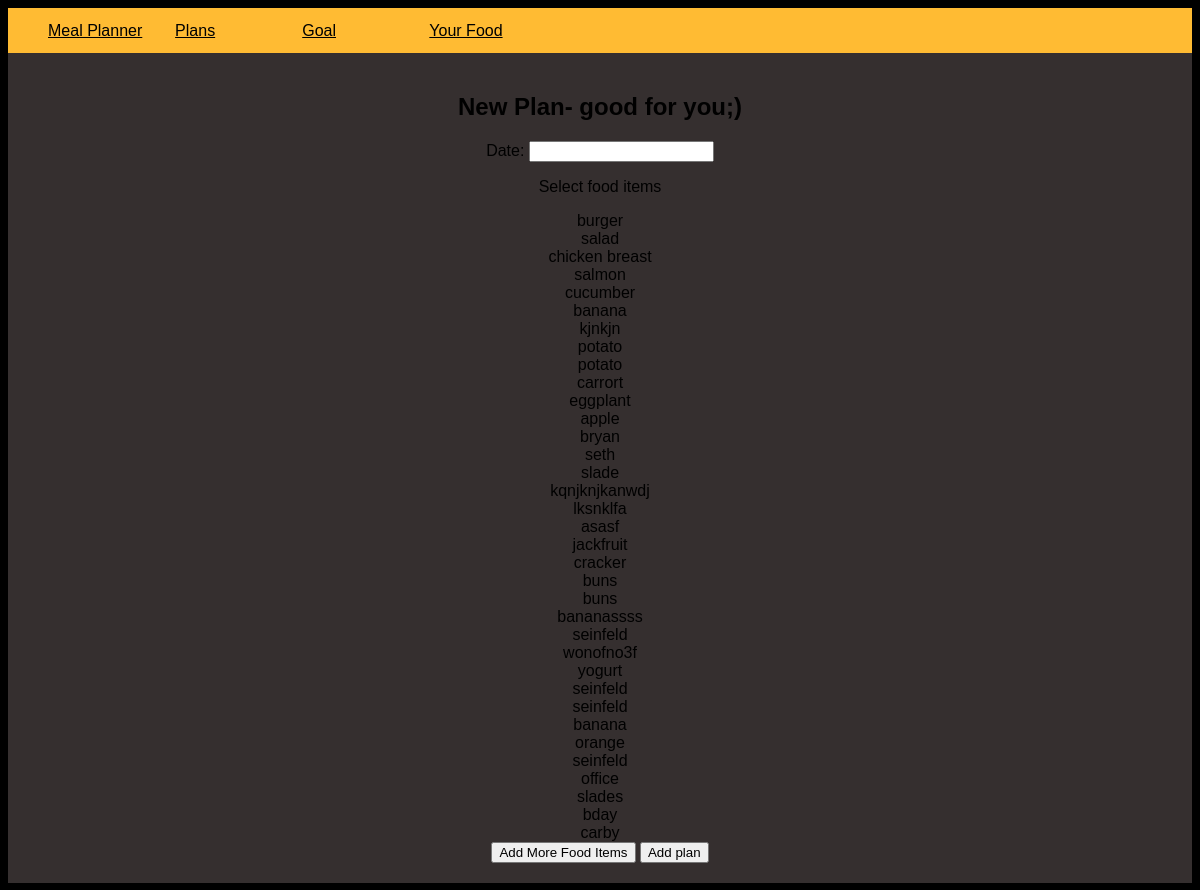
The app's page /new_plan/, older data.
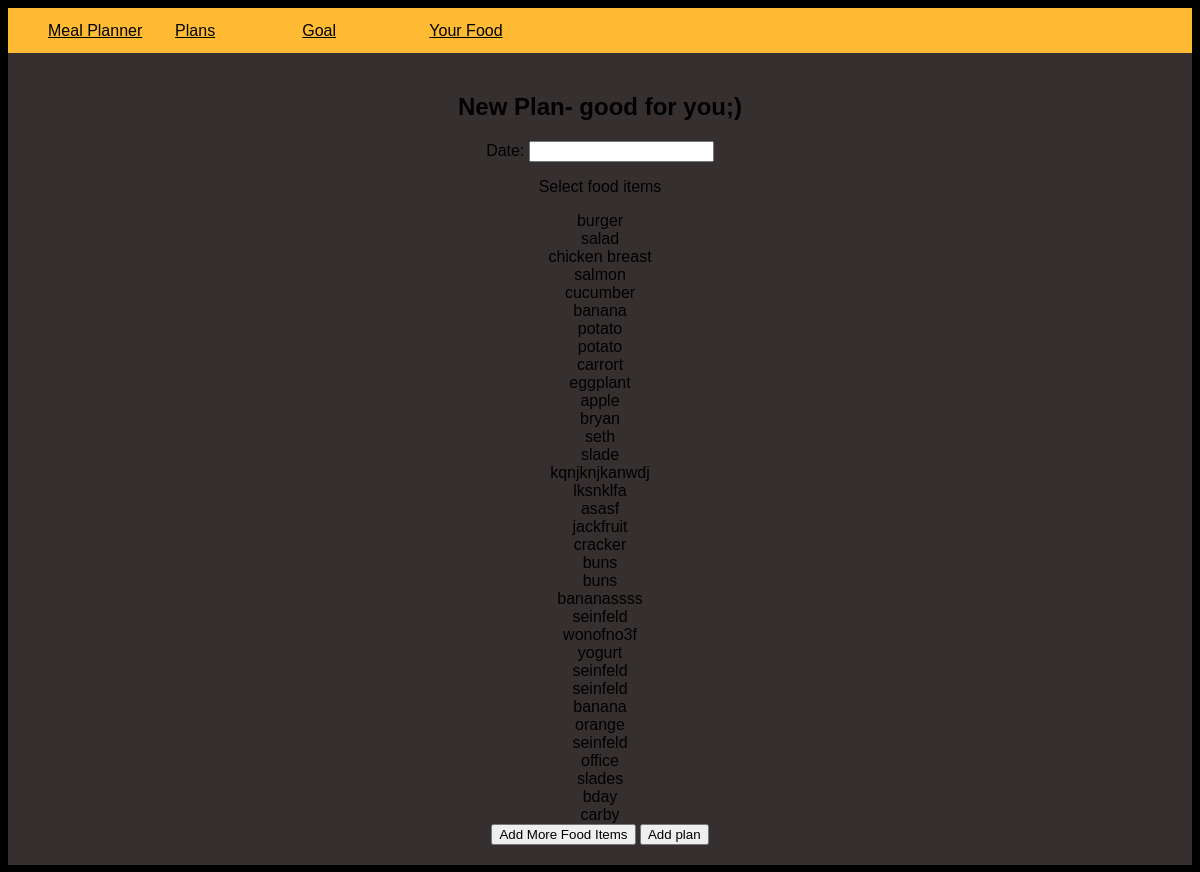
The same page, newer data.
### meal_plans/models.py (models this page shows)
class FoodItem(models.Model):
    item = models.TextField(blank=True)
    calories = models.PositiveIntegerField(null=True, blank=True)
    fat = models.PositiveIntegerField(null=True, blank=True)
    protein = models.PositiveIntegerField(null=True, blank=True)
    carbohydrates = models.PositiveIntegerField(null=True, blank=True)
    plan = models.ManyToManyField(Plan)
    def __str__(self):
        return self.item

### meal_plans/views.py (the view, shortened to what this page needs)
# urls.py: path('new_plan/', views.new_plan, name='new_plan'),
def new_plan(request):
    FooditemFormset = formset_factory(NewFoodItem, extra=0)
    food_items = FoodItem.objects.all()
    if request.method != 'POST':
        form = NewPlan()
        formset = FooditemFormset(prefix='food_items')
    context = {'form': form, 'formset': formset, 'food_items':food_items}
    return render(request, 'meal_plans/new_plan.html', context)

### meal_plans/forms.py
class NewPlan(forms.ModelForm):
    class Meta:
        model = Plan
        fields = ['date']
        widgets = {
            'date': forms.DateInput(attrs={'class': 'datepicker'}),
        }

### meal_plans/templates/meal_plans/new_plan.html (shortened to what this page needs)
{% extends "meal_plans/base.html"%}
{% load bootstrap5 %}
{% load static %}
{% block content %}
<section id="newPlanSection">
    <h2>New Plan- good for you;)</h2>
<form action="{% url 'meal_plans:new_plan'%}" method="post">
    {{ form.as_p }}
    <p>Select food items</p>
    <div name="food_item" >
        {% for food_item in food_items %}
            <div class="foodItem" data-id="{{ food_item.id }}">{{ food_item.item }}</div>
        {% endfor %}
    </div>
    <button type="button" id="addItem">Add More Food Items</button>
    <button name="submit" class="btn btn-primary">Add plan</button>
</form>
</section>
{% endblock content %}

Row changes from the older to the newer data that the page shows:
removed FoodItem: item "kjnkjn"
